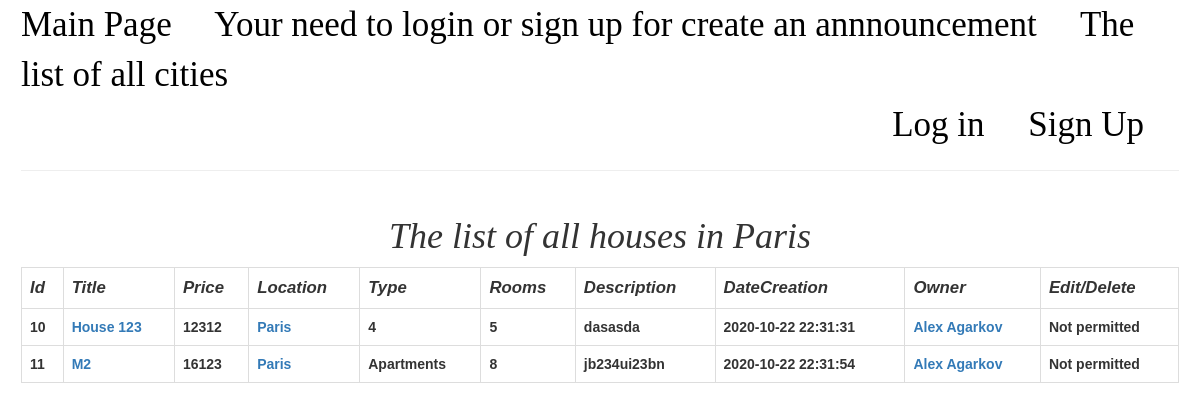
The page /search/city/Paris on the database as committed earlier.
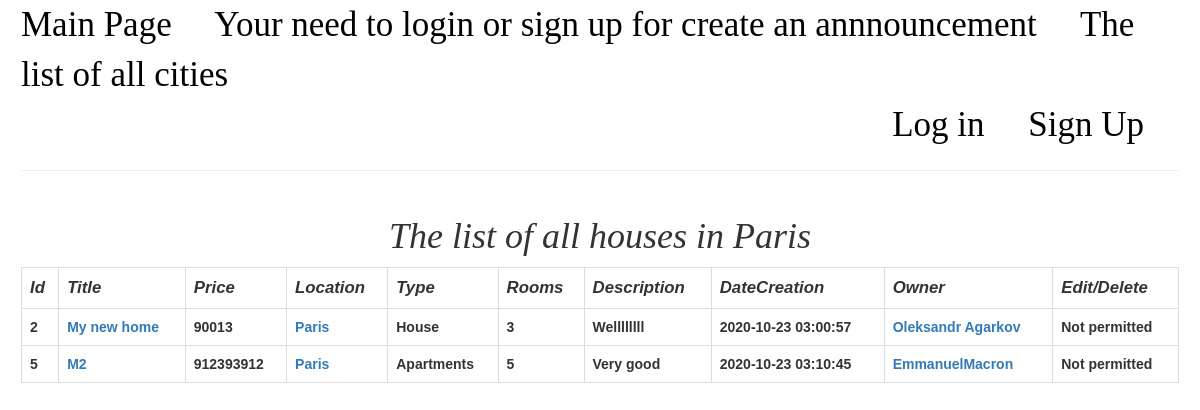
The same page on the database as committed later.
### models.py (models this page shows, shortened)
class House(db.Model):
    __table_args__ = {'extend_existing': True}
    id = db.Column(db.INTEGER, primary_key=True)
    title = db.Column(db.String(50), nullable=False)
    location = db.Column(db.String(50), nullable=False)
    type = db.Column(db.String(50), nullable=False)
    rooms = db.Column(db.INTEGER, nullable=False)
    price = db.Column(db.INTEGER, nullable=False)
    description = db.Column(db.Text, nullable=False)
    author = db.Column(db.String, nullable=False)
    author_id = db.Column(db.INTEGER, nullable=False)
    dateCreation = db.Column(db.DateTime, nullable=False, default=sqlalchemy.sql.func.now())

### app.py (the view)
@app.route('/search/city/<string:city>', methods=['GET'])
def allAHouseByCity(city):
    all_house = models.getHouseByCity(city)
    return render_template('houseByCity.html', houses=all_house, city=city)

### models.py (called while the page is built)
def getHouseByCity(city):
    return House.query.filter(House.location == city).all()

### templates/houseByCity.html (shortened to what this page needs)
{% extends 'base.html' %}
{% block body %}
    <h1>The list of all houses in {{ city }} </h1>
    {% include 'template_table_house.html' %}
{% endblock %}

### templates/template_table_house.html
<table class="table table-hover table-bordered">
    <tr class="headers">
        <th>Id</th>
        <th>Title</th>
        <th>Price</th>
        <th>Location</th>
        <th>Type</th>
        <th>Rooms</th>
        <th>Description</th>
        <th>DateCreation</th>
        <th>Owner</th>
        <th colspan="2">Edit/Delete</th>
    </tr>
    {% for house in houses %}
        <tr>
            <th>{{ house.id }}</th>
            <th><a href="/house/{{ house.id }}">{{ house.title }}</a></th>
            <th>{{ house.price }}</th>
            <th><a href="/search/city/{{ house.location }}">{{ house.location }}</a></th>
            <th>{{ house.type }}</th>
            <th>{{ house.rooms }}</th>
            <th>{{ house.description }}</th>
            <th>{{ house.dateCreation }}</th>
            <th><a href="/user/{{ house.author_id }}">{{ house.author }}</a></th>
            {% if house.author_id == current_user.id %}
                <th><a href="/house/edit/{{ house.id }}">Edit</a></th>
                <th><a href="/house/delete/{{ house.id }}">Delete</a></th>
            {% else %}
                <th colspan="2">Not permitted</th>
            {% endif %}
        </tr>
    {% endfor %}
</table>

Rows that differ between the two databases and show on the page:
removed House: id "10", title "House 123", price "12312", location "Paris", type "4", rooms "5", description "dasasda", dateCreation "2020-10-22 22:31:31", author "Alex Agarkov", shows "Not permitted"
removed House: id "11", title "M2", price "16123", location "Paris", type "Apartments", rooms "8", description "jb234ui23bn", dateCreation "2020-10-22 22:31:54", author "Alex Agarkov", shows "Not permitted"
added House: id "2", title "My new home", price "90013", location "Paris", type "House", rooms "3", description "Wellllllll", dateCreation "2020-10-23 03:00:57", author "Oleksandr Agarkov", shows "Not permitted"
added House: id "5", title "M2", price "912393912", location "Paris", type "Apartments", rooms "5", description "Very good", dateCreation "2020-10-23 03:10:45", author "EmmanuelMacron", shows "Not permitted"
